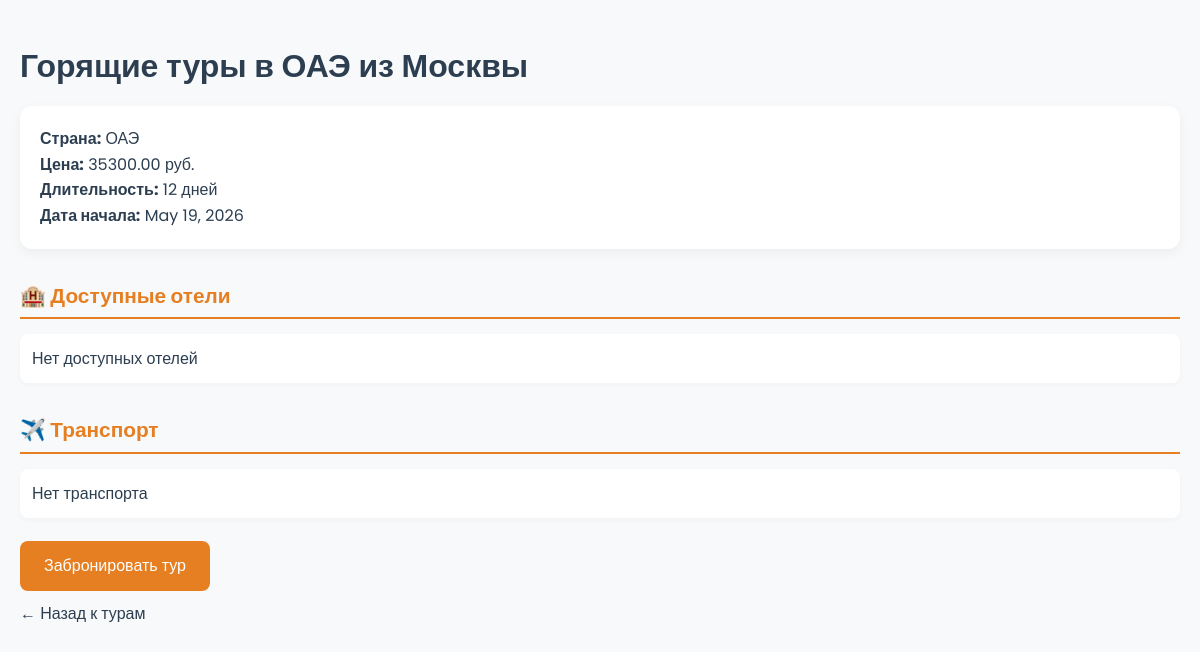
The page /tour/3/ on the database its author committed.
### main/models.py (models this page shows, shortened)
class Tour(models.Model):
    title = models.CharField(max_length=200, verbose_name="Название тура")
    price = models.DecimalField(max_digits=10, decimal_places=2, verbose_name="Цена")
    duration = models.IntegerField(verbose_name="Длительность (дней)")
    country = models.CharField(max_length=100, verbose_name="Страна")
    start_date = models.DateField(verbose_name="Дата начала")

### main/views.py (the view)
# urls.py: path('tour/<int:tour_id>/', views.tour_detail, name='tour_detail'),
def tour_detail(request, tour_id):
    tour = get_object_or_404(Tour, pk=tour_id)
    hotels = Hotel.objects.filter(city=tour.country)  # Отели в стране тура
    transports = Transport.objects.all()  # Можно фильтровать по маршруту
    return render(request, 'main/tour_detail.html', {
        'tour': tour,
        'hotels': hotels,
        'transports': transports
    })

### main/templates/main/tour_detail.html (shortened to what this page needs)
<!DOCTYPE html>
<html lang="ru">
<head>
</head>
<body>
    <div class="container">
        <h1>{{ tour.title }}</h1>
        <div class="info">
            <p><strong>Страна:</strong> {{ tour.country }}</p>
            <p><strong>Цена:</strong> {{ tour.price }} руб.</p>
            <p><strong>Длительность:</strong> {{ tour.duration }} дней</p>
            <p><strong>Дата начала:</strong> {{ tour.start_date }}</p>
        </div>
        <div class="section">
            <h2>🏨 Доступные отели</h2>
            <ul>
                {% for hotel in hotels %}
                <li>{{ hotel.name }} ({{ hotel.stars }}⭐) - {{ hotel.price_per_night }} руб./ночь</li>
                {% empty %}
                <li>Нет доступных отелей</li>
                {% endfor %}
            </ul>
        </div>
        <div class="section">
            <h2>✈️ Транспорт</h2>
            <ul>
                {% for t in transports %}
                <li>{{ t.type }} - {{ t.company }} ({{ t.route }})</li>
                {% empty %}
                <li>Нет транспорта</li>
                {% endfor %}
            </ul>
        </div>
        <a href="{% url 'create_booking' tour.id %}" class="btn">Забронировать тур</a>
        <br><a href="{% url 'home' %}" class="back-link">← Назад к турам</a>
    </div>
</body>
</html>

### main/templates/main/tour_detail.html (style rules this page uses)
* { margin: 0; padding: 0; box-sizing: border-box; }
body { font-family: 'Poppins', sans-serif; background-color: #f8f9fa; color: #2c3e50; line-height: 1.6; }
.container { max-width: 1200px; margin: 20px auto; padding: 20px; }
h1 { color: #2c3e50; margin-bottom: 15px; font-weight: 600; }
.info { background: white; padding: 20px; border-radius: 12px; box-shadow: 0 4px 12px rgba(0,0,0,0.05); margin-bottom: 20px; }
.section { margin-top: 30px; }
.section h2 { color: #e67e22; margin-bottom: 15px; font-size: 1.3em; border-bottom: 2px solid #e67e22; padding-bottom: 5px; }
ul { list-style: none; }
li { padding: 12px; background: #fff; margin-bottom: 8px; border-radius: 8px; box-shadow: 0 2px 6px rgba(0,0,0,0.03); }
.btn { display: inline-block; background: #e67e22; color: white; padding: 12px 24px; text-decoration: none; border-radius: 8px; font-weight: 500; transition: background 0.3s ease; margin-top: 15px; font-size: 1em; }
.back-link { display: inline-block; margin-top: 10px; color: #2c3e50; text-decoration: none; font-weight: 500; }

### rows shown on the page
Tour: title "Горящие туры в ОАЭ из Москвы", country "ОАЭ", price "35300.00", duration "12", start_date "May 19, 2026"
